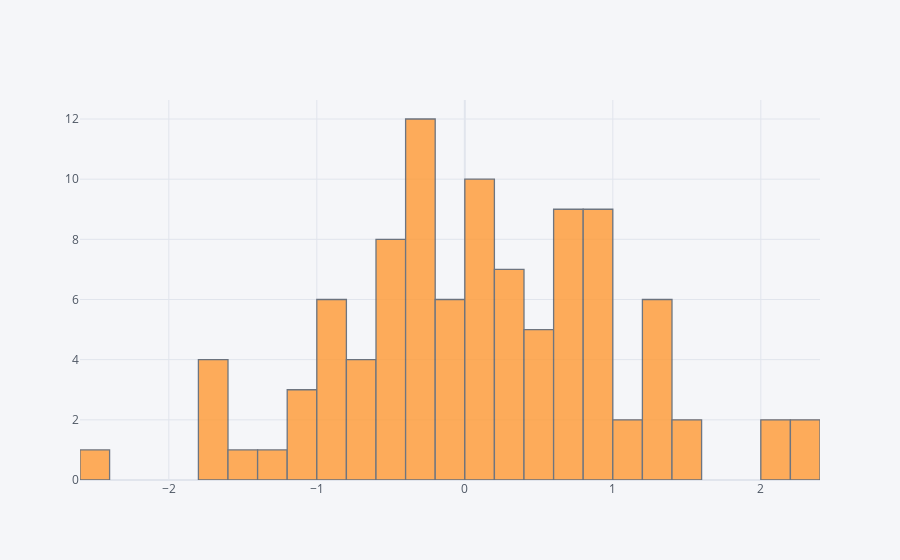

Source (notebook cell):
### Code cell
df['A'].iplot(kind = 'hist',bins = 25) # histogram plot

### Figure 1 — Plotly figure (JSON) as saved in the notebook; plotly's stock layout.template omitted (floating-point values rounded to 4 significant figures)
{"data": [{"histfunc": "count", "histnorm": "", "marker": {"color": "rgba(255, 153, 51, 1.0)", "line": {"color": "#4D5663", "width": 1.3}}, "name": "A", "nbinsx": 25, "opacity": 0.8, "orientation": "v", "type": "histogram", "x": [0.9945, 0.103, 0.6833, -1.174, -0.3818, -0.122, 1.211, -0.7309, 1.342, -0.1976, 1.237, -0.501, 0.7891, 0.005277, 0.8801, 2.057, 1.343, 1.411, -0.9344, -0.2396, 0.375, -0.2974, 0.1302, -0.08292, 0.4008, 0.7585, 1.274, 0.8724, -1.621, -0.1994, -0.402, -1.64, 0.1483, 0.1102, -0.786, -0.3791, 0.0494, -1.633, -0.3216, -0.3107, 0.4028, 1.072, 0.8601, -0.997, 2.145, -2.534, -0.6358, -0.5587, -1.499, -0.5282, 0.3196, -0.4267, -0.0117, 0.8307, 0.7266, 0.7274, 1.156, 0.4058, -0.4784, -0.3487, 1.44, 0.9063, 0.9914, -0.8826, -0.7507, 0.2388, -0.2671, 0.9048, 0.2765, 0.04036, 0.02426, -0.2298, 0.9127, 0.5588, -0.2728, -0.4528, 0.4541, 2.251, 0.1816, 0.2754, 0.6866, -1.652, 0.6347, 0.7904, -1.133, -0.4747, 2.387, 0.02861, -0.2392, -1.234, 0.3522, -0.8469, 0.2485, -0.206, 0.6041, 1.333, -0.9437, -0.8999, -1.17, -0.1878]}], "layout": {"barmode": "overlay", "legend": {"bgcolor": "#F5F6F9", "font": {"color": "#4D5663"}}, "paper_bgcolor": "#F5F6F9", "plot_bgcolor": "#F5F6F9", "title": {"font": {"color": "#4D5663"}}, "xaxis": {"gridcolor": "#E1E5ED", "showgrid": true, "tickfont": {"color": "#4D5663"}, "title": {"font": {"color": "#4D5663"}, "text": ""}, "zerolinecolor": "#E1E5ED"}, "yaxis": {"gridcolor": "#E1E5ED", "showgrid": true, "tickfont": {"color": "#4D5663"}, "title": {"font": {"color": "#4D5663"}, "text": ""}, "zerolinecolor": "#E1E5ED"}}}
